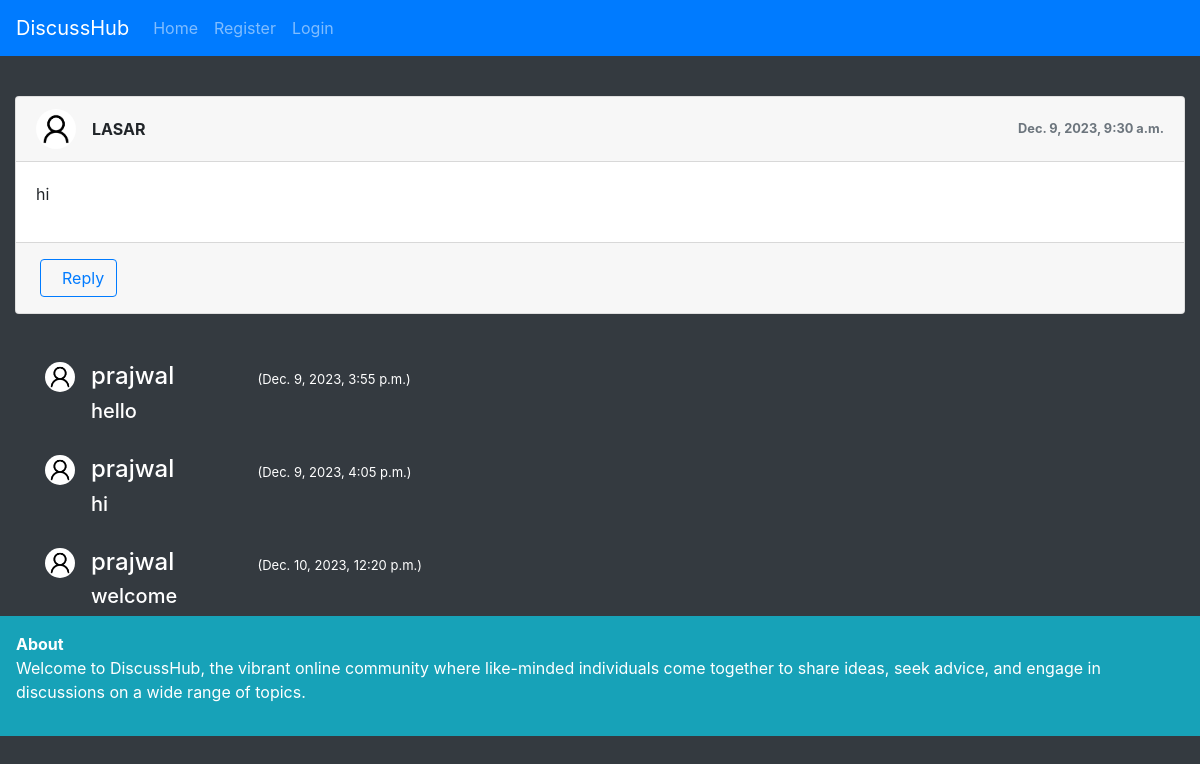
Screenshot of /discussion/27/ with the database file from the repository.
### profile_of_user/models.py (models this page shows)
class Post(models.Model):
    user1 = models.ForeignKey(User, on_delete=models.CASCADE, default=1)
    post_id = models.AutoField
    post_content = models.CharField(max_length=5000)
    timestamp= models.DateTimeField(default=now)
    image = models.ImageField(upload_to="images",default="")

class Replie(models.Model):
    user = models.ForeignKey(User, on_delete=models.CASCADE, default=1)
    reply_id = models.AutoField
    reply_content = models.CharField(max_length=5000)
    post = models.ForeignKey(Post, on_delete=models.CASCADE, default='')
    timestamp= models.DateTimeField(default=now)
    image = models.ImageField(upload_to="images",default="")

### profile_of_user/views.py (the view, shortened to what this page needs)
# urls.py: path("discussion/<int:myid>/", views.discussion, name="Discussions"),
def discussion(request, myid):
    post = Post.objects.filter(id=myid).first()
    replies = Replie.objects.filter(post=post)
    return render(request, "discussion.html", {'post':post, 'replies':replies})

### profile_of_user/templates/discussion.html (shortened to what this page needs)
{% extends 'basic.html' %}
{% block body %}
<br>
<div class="container-fluid mt-5">
    <div class="row">
        <div class="col-md-12">
            <div class="card mb-4">
                <div class="card-header">
                    <div class="media flex-wrap w-100 align-items-center"> <img src="/media/{{post.image}}"
                            class="d-block ui-w-40 rounded-circle" alt="" width="40px" height="40px">
                        <div class="media-body ml-3" style="text-transform: uppercase;"> <a data-abc="true" class="font-weight-bold">{{post.user1}}</a>
                        </div>
                        <div class="text-muted small ml-3">
                            <div><strong>{{post.timestamp}}</strong></div>
                        </div>
                    </div>
                </div>
                <div class="card-body">
                    <p>{{post.post_content}}</p>
                </div>
                <div class="card-footer d-flex flex-wrap justify-content-between align-items-center px-0 pt-0 pb-3">
                    <div class="px-4 pt-3"> <button type="button" class="btn btn-outline-primary" data-target="#reply" data-toggle="modal">&nbsp; Reply</button> </div>
                </div>
            </div>
        </div>
    </div>
</div>
{% for reply in replies %}
<br>
<div class="container">
<div class="media">
    <img class="mr-3 rounded-circle" src="/media/{{reply.image}}" alt="." width="30px" height="30px">
    <div class="media-body">
      <h4 class="mt-0 text-white">{{reply.user}}	&nbsp;	&nbsp;	&nbsp;	&nbsp;	&nbsp;	&nbsp;  <span><small style="font-size: 13px;" class="text-white">({{reply.timestamp}})</small></span></h4>
      <h5 class="text-white">{{reply.reply_content}}</h5>
    </div>
  </div>
</div>
{% endfor %}
{% endblock %}

### rows the page displays
Post: image (placeholder picture), user1 "LASAR", timestamp "Dec. 9, 2023, 9:30 a.m.", post_content "hi"
Replie: image (placeholder picture), user "prajwal", timestamp "Dec. 9, 2023, 3:55 p.m.", reply_content "hello"
Replie: image (placeholder picture), user "prajwal", timestamp "Dec. 9, 2023, 4:05 p.m.", reply_content "hi"
Replie: image (placeholder picture), user "prajwal", timestamp "Dec. 10, 2023, 12:20 p.m.", reply_content "welcome"
